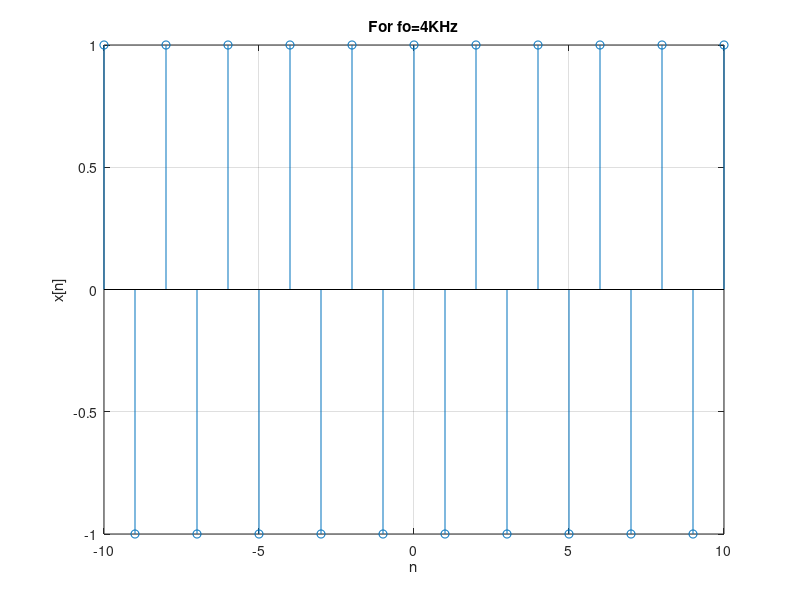

The MATLAB script that drew this image:
n=-10:1:10;
x=cos(2*pi*(4/8)*n);
stem(n,x)
xlim([-10.0 10.0])
ylim([-1.00 1.00])
grid on
title('For fo=4KHz')
xlabel('n')
ylabel('x[n]')
